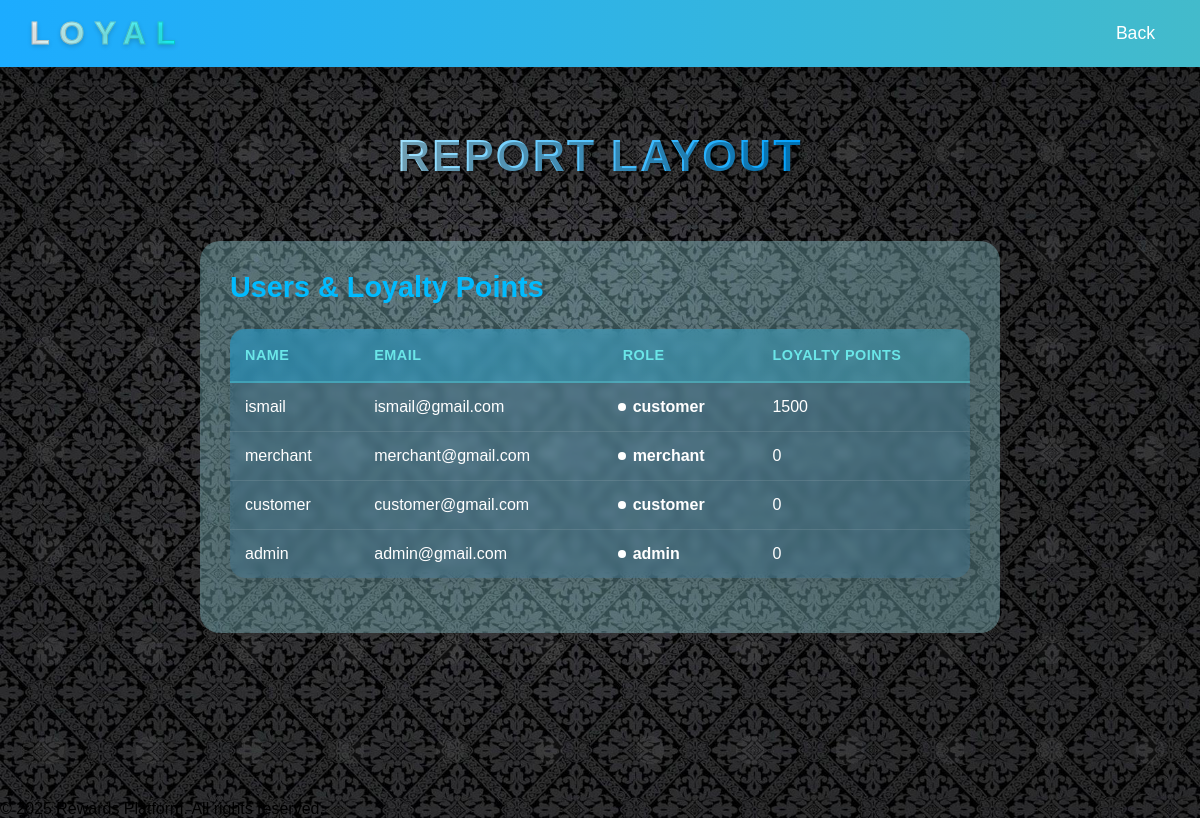
Page /views/report-layout.php (signed in) on the committed database.
### tables this page shows
CREATE TABLE `users` (
  `id` int(11) NOT NULL,
  `name` varchar(255) NOT NULL,
  `email` varchar(255) NOT NULL,
  `password` varchar(255) NOT NULL,
  `role` enum('customer','merchant','admin') NOT NULL,
  `subscription` varchar(50) DEFAULT 'None',
  `loyaltyPoints` int(11) DEFAULT 0,
  `merchant_name` varchar(255) DEFAULT NULL
);

### views/report-layout.php (the view, shortened to what this page needs)
<?php
$db = Database::getInstance()->getConnection();
$sql = "SELECT name, email, role, loyaltyPoints FROM users";
$stmt = $db->prepare($sql);
$stmt->execute();
$result = $stmt->get_result();
?>
<!DOCTYPE html>
<html lang="en">
<head>
    <link rel="stylesheet" href="../css/style.css">
    <link rel="stylesheet" href="../css/admin.css">
</head>
<body>
    <header>
        <nav>
            <div class="logo">Loyal</div>
            <ul>
                <li><a href="admin.php">Back</a></li>
            </ul>
        </nav>
    </header>
    <main>
        <h1>Report Layout</h1>
        <section class="glass-card">
            <h2>Users & Loyalty Points</h2>
            <table>
                <thead>
                    <tr>
                        <th>Name</th>
                        <th>Email</th>
                        <th>Role</th>
                        <th>Loyalty Points</th>
                    </tr>
                </thead>
                <tbody>
                    <?php
                    if ($result->num_rows > 0) {
                        while ($row = $result->fetch_assoc()) {
                            echo "<tr>";
                            echo "<td>" . htmlspecialchars($row['name']) . "</td>";
                            echo "<td>" . htmlspecialchars($row['email']) . "</td>";
                            echo "<td>" . htmlspecialchars($row['role']) . "</td>";
                            echo "<td>" . htmlspecialchars($row['loyaltyPoints']) . "</td>";
                            echo "</tr>";
                        }
                    } else {
                        echo "<tr><td colspan='4'>No users found</td></tr>";
                    }
                    ?>
                </tbody>
            </table>
        </section>
    </main>
    <footer>
        <p>© 2025 Rewards Platform. All rights reserved.</p>
    </footer>
</body>
</html>

### css/style.css (style rules this page uses)
* { margin: 0; padding: 0; box-sizing: border-box; font-family: 'Arial', sans-serif; }
body { background-image: url('background.jpg'); background-size: cover; background-position: center; background-repeat: no-repeat; }
body::before { content: ''; position: absolute; top: 0; left: 0; width: 100%; height: 100%; background: radial-gradient(circle, rgba(255, 255, 255, 0.05) 20%, transparent 20%); background-size: 100px 100px; animation: waveBackground 15s linear infinite; z-index: -1 }
header { background: linear-gradient(90deg, rgb(28, 172, 255), #43bbcb); padding: 15px 30px; position: fixed; width: 100%; top: 0; z-index: 1000; }
nav { display: flex; justify-content: space-between; align-items: center; }
nav .logo { font-size: 2em; font-weight: bold; text-transform: uppercase; letter-spacing: 10px; background: linear-gradient(90deg, #ffffff 0%, #00fbff 100%); -webkit-background-clip: text; background-clip: text; color: transparent; -webkit-text-stroke: 1px rgba(0, 0, 0, 0.2); paint-order: stroke fill; text-shadow: 0 2px 5px rgba(0, 0, 0, 0.2); }
nav ul { list-style: none; display: flex; align-items: center; }
nav ul li { position: relative; margin-left: 30px; }
nav ul li a { color: #fff; text-decoration: none; font-size: 1.1em; padding: 8px 15px; border-radius: 20px; transition: all 0.3s ease; }
main { padding-top: 80px; }
.glass-card { background: #a7f6ff4f; border-radius: 20px; padding: 30px; margin: 20px auto; width: 90%; max-width: 800px; transition: all 0.3s ease; }
.glass-card h2 { font-size: 1.8em; color: rgb(0, 187, 255); margin-bottom: 15px; }

### rows in the picture
users: name "ismail", email "ismail@gmail.com", role "customer", loyaltyPoints "1500"
users: name "merchant", email "merchant@gmail.com", role "merchant", loyaltyPoints "0"
users: name "customer", email "customer@gmail.com", role "customer", loyaltyPoints "0"
users: name "admin", email "admin@gmail.com", role "admin", loyaltyPoints "0"
